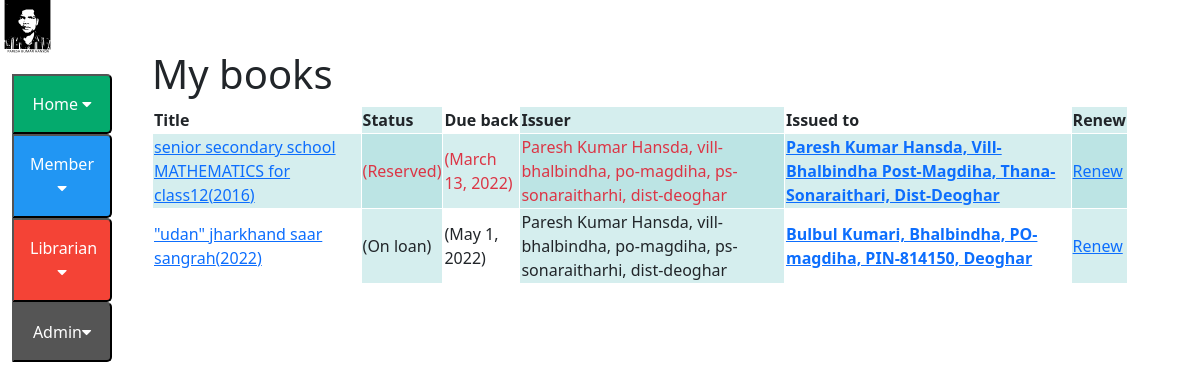
Page /catalog/myloanedbooks/ (signed in) on the committed database.
### catalog/models.py (models this page shows, shortened)
class BookInstance(models.Model):
    id = models.UUIDField(primary_key=True, default=uuid.uuid4, help_text='Unique ID for this particular book across whole library')
    book = models.ForeignKey('Book', on_delete=models.RESTRICT, null=True)
    imprint = models.CharField(max_length=200)
    due_back = models.DateField(null=True, blank=True)
    LOAN_STATUS = (
        ('m', 'Maintenance'),
        ('o', 'On loan'),
        ('a', 'Available'),
        ('r', 'Reserved'),
    )
    status = models.CharField(
        max_length=1,
        choices=LOAN_STATUS,
        blank=True,
        default='m',
        help_text='Book availability',
    )
    class Meta:
        ordering = ['due_back']
        permissions = (("can_mark_returned", "Set book as returned"),)
    borrower = models.ForeignKey(Borrower, on_delete=models.SET_NULL, null=True, blank=True)
    librarian = models.ForeignKey(Librarian,on_delete=models.PROTECT,editable=False, null=True,blank=False)
    issuer=models.ForeignKey(Librarian,on_delete=models.PROTECT,editable=True,related_name="issue_by",blank=True,null=True)
    @property
    def is_overdue(self):
        if self.due_back and date.today() > self.due_back:
            return True
        return False

class Book(models.Model):
    title = models.CharField(max_length=200)
    author = models.ForeignKey('Author', on_delete=models.SET_NULL, null=True)
    summary = models.TextField(max_length=1000, help_text='Enter a brief description of the book')
    isbn = models.CharField('ISBN', max_length=13, unique=True,
                             help_text='13 Character <a href="https://www.isbn-international.org/content/what-isbn">ISBN number</a>')
    genre = models.ManyToManyField(Genre, help_text='Select a genre for this book')
    language = models.ManyToManyField(Language, help_text='Select a language for this book')
    def display_genre(self):
        """Create a string for the Genre. This is required to display genre in Admin."""
        return ', '.join(genre.name for genre in self.genre.all()[:3])
    display_genre.short_description = 'Genre'
    def display_language(self):
        """Create a string for the Genre. This is required to display genre in Admin."""
        return ', '.join(language.name for language in self.language.all()[:3])
    display_language.short_description = 'Language'

class Librarian(models.Model):
    django_id=models.OneToOneField(User, on_delete=models.RESTRICT, null=True)
    identy=models.CharField(max_length=200)
    contact_no=models.CharField(max_length=100)
    facebook=models.CharField(max_length=200)
    whatsapp=models.CharField(max_length=200)
    name=models.CharField(max_length=200)
    address=models.CharField(max_length=200)
    def __str__(self):
        return f'{self.name}, {self.address}'

class Borrower(models.Model):
    django_id=models.OneToOneField(User, on_delete=models.RESTRICT, null=True, blank=True)
    identy=models.CharField(max_length=200)
    idcard = models.FileField(upload_to=user_directory_path,blank=True)
    contact_no=models.CharField(max_length=100)
    facebook=models.CharField(max_length=200)
    whatsapp=models.CharField(max_length=200)
    name=models.CharField(max_length=200)
    address=models.CharField(max_length=200)
    email_field = models.EmailField(max_length = 254,null=True)
    home_no=models.CharField(max_length=100,null=True)
    image = models.ImageField(blank=True, upload_to='profile_images')
    def get_absolute_url(self):
        return reverse('borrower-detail', args=[str(self.id)])
    def __str__(self):
        return f'{self.name}, {self.address}'

### catalog/views.py (the view)
# urls.py: path('myloanedbooks/', views.LoanedBooksByLibrarianListView.as_view(), name='my-loaned'),
class LoanedBooksByLibrarianListView(UserPassesTestMixin,generic.ListView):
    model = BookInstance
    """Generic class-based view listing books on loan to current user."""
    template_name ='catalog/bookinstance_list_borrowed_librarian.html'
    def get_queryset(self):
        return BookInstance.objects.filter(librarian=self.request.user.librarian)
    def test_func(self):
        return self.request.user.is_staff
    """
#all borrowed

    def get_context_data(self, **kwargs):
        context = super().get_context_data(**kwargs)
        context['borrower'] = self.objects.borrower_set.all()
        return context
    """

### catalog/templates/catalog/bookinstance_list_borrowed_librarian.html
{% extends "base_generic.html" %}
{% block content %}
    <h1>My books</h1>
    {% if bookinstance_list %}
  <table>
<tr>
<th><strong>Title</strong></th>
<th><strong>Status</strong></th>
<th><stong>Due back</strong></th>
{%if user.is_staff %}
 <th><strong>Issuer</strong></th>
 <th><strong>Issued to</strong></th>
 <th><strong>Renew</strong></th>
{% endif %}
</tr>
      {% for bookinst in bookinstance_list %}
    <tr class="{% if bookinst.is_overdue %}text-danger{% endif %}">
       <td> <a href="{% url 'book-detail' bookinst.book.pk %}">{{bookinst.book.title}}({{bookinst.imprint}})</a></td>
       <td>({{ bookinst.get_status_display }})</td>
      <td>({{ bookinst.due_back }})</td>
{%if user.is_staff %}
      <td>{{bookinst.issuer}}</td>
       <td><a href="{{bookinst.borrower.get_absolute_url}}"><strong>{{bookinst.borrower}}</strong></a></td>
       <td> <a href="{% url "renew-book-librarian" bookinst.id %}">Renew</a></td>
{% endif %}
</tr>
  {% endfor %}
</table>
    {% else %}
      <p>There are no books borrowed.</p>
    {% endif %}
{% endblock %}

### catalog/static/css/style.css (style rules this page uses)
table, th, td { border: 1px solid white; border-collapse: collapse; }
tr:nth-child(even) { background-color: rgba(150, 212, 212, 0.4); }
th:nth-child(even),td:nth-child(even) { background-color: rgba(150, 212, 212, 0.4); }

### rows in the picture
BookInstance: book "senior secondary school MATHEMATICS for class12", imprint "2016", status "Reserved", due_back "March 13, 2022", issuer "Paresh Kumar Hansda, vill-bhalbindha, po-magdiha, ps-sonaraitharhi, dist-deoghar", borrower "Paresh Kumar Hansda, Vill-Bhalbindha Post-Magdiha, Thana-Sonaraithari, Dist-Deoghar"
BookInstance: book "\"udan\" jharkhand saar sangrah", imprint "2022", status "On loan", due_back "May 1, 2022", issuer "Paresh Kumar Hansda, vill-bhalbindha, po-magdiha, ps-sonaraitharhi, dist-deoghar", borrower "Bulbul Kumari, Bhalbindha, PO-magdiha, PIN-814150, Deoghar"
